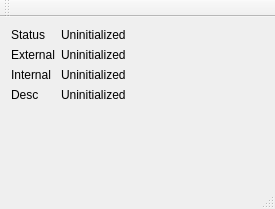
<?xml version="1.0" encoding="UTF-8"?>
<ui version="4.0">
 <class>MainWindow</class>
 <widget class="QMainWindow" name="MainWindow">
  <property name="geometry">
   <rect>
    <x>0</x>
    <y>0</y>
    <width>275</width>
    <height>209</height>
   </rect>
  </property>
  <property name="windowTitle">
   <string>MainWindow</string>
  </property>
  <widget class="QWidget" name="centralWidget">
   <layout class="QFormLayout" name="formLayout">
    <property name="fieldGrowthPolicy">
     <enum>QFormLayout::AllNonFixedFieldsGrow</enum>
    </property>
    <item row="0" column="0">
     <widget class="QLabel" name="label_2">
      <property name="text">
       <string>Status</string>
      </property>
     </widget>
    </item>
    <item row="0" column="1">
     <widget class="QLabel" name="lblStatus">
      <property name="text">
       <string>Uninitialized</string>
      </property>
     </widget>
    </item>
    <item row="1" column="0">
     <widget class="QLabel" name="label">
      <property name="text">
       <string>External</string>
      </property>
     </widget>
    </item>
    <item row="1" column="1">
     <widget class="QLabel" name="lblExternal">
      <property name="text">
       <string>Uninitialized</string>
      </property>
     </widget>
    </item>
    <item row="2" column="0">
     <widget class="QLabel" name="label_3">
      <property name="text">
       <string>Internal</string>
      </property>
     </widget>
    </item>
    <item row="2" column="1">
     <widget class="QLabel" name="lblInternal">
      <property name="text">
       <string>Uninitialized</string>
      </property>
     </widget>
    </item>
    <item row="3" column="0">
     <widget class="QLabel" name="label_4">
      <property name="text">
       <string>Desc</string>
      </property>
     </widget>
    </item>
    <item row="3" column="1">
     <widget class="QLabel" name="lblDesc">
      <property name="text">
       <string>Uninitialized</string>
      </property>
     </widget>
    </item>
   </layout>
  </widget>
  <widget class="QMenuBar" name="menuBar">
   <property name="geometry">
    <rect>
     <x>0</x>
     <y>0</y>
     <width>275</width>
     <height>20</height>
    </rect>
   </property>
  </widget>
  <widget class="QToolBar" name="mainToolBar">
   <attribute name="toolBarArea">
    <enum>TopToolBarArea</enum>
   </attribute>
   <attribute name="toolBarBreak">
    <bool>false</bool>
   </attribute>
  </widget>
  <widget class="QStatusBar" name="statusBar"/>
 </widget>
 <layoutdefault spacing="6" margin="11"/>
 <resources/>
 <connections/>
</ui>
